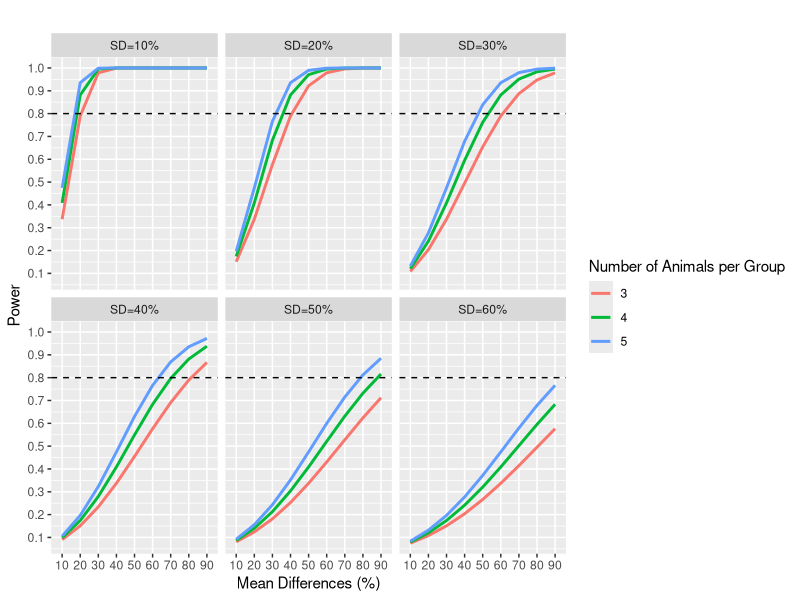
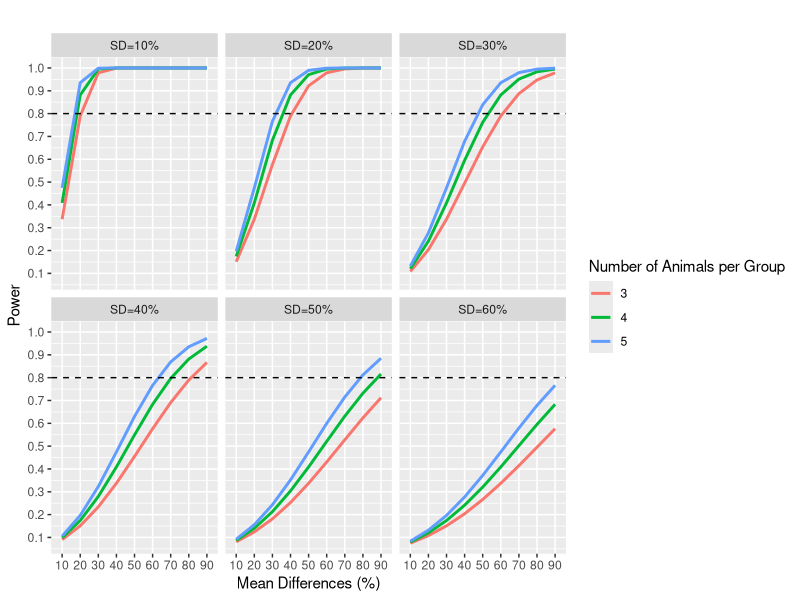

Write R code to recreate these figures, in order.
# Project: Epigenome of radiation induced mouse leukemia
# Protocol: [PROTO201800004](https://eiacuc.rutgers.edu/eIACUC/sd/Rooms/DisplayPages/LayoutInitial?Container=com.webridge.entity.Entity[OID[FCBC8146BFF7334A970ACCD252866C8F]])
# Script: Sample size calculation
# Investigator: Wenji Li
# Author: Davit Sargsyan
# Date: 03/05/2018

# * Describe step-by-step the procedure for administering the substance:
# Mice will be placed in a steel chamber and placed within the small animal irradiator
# Grp1,2,3 (5 mice) will receive 100 cGy whole body radiation harvested on day 1, 7 
# and 10 d respectively total 15 mice
# Grp4,5 and 6 (5 mice) will receive 200 cGy whole body radiation and harvested 
# similarly total 15 mice
# Grp7,8 and 9 (5 mice ) will receive 300 cGy whole body radiation and harvested 
# similarly total 15 mice total 45 mice
# each group will have a control non irradiated group total 45 mice
# each of the above groups will receive tha natural compund and irradiation or 
# no irradiation for another 90 mice grand total 180 mice plus 20 extras for 200 mice

require(data.table)
require(pwr)
require(bit64)
require(ggplot2)

# Power Curves----
std <- seq(10, 60, by = 10)
std
delta <- matrix(rep(seq(10, 90, by = 10),
                    length(std)),
                nrow = length(std),
                byrow = TRUE)
delta
h <- delta/std
h
colnames(h) <- rep(seq(10, 
                       90, 
                       by = 10))
rownames(h) <- paste("SD=", 
                     std,
                     "%",
                     sep = "")
h
n <- seq(3, 5, by = 1)
n

# Aplha = 0.05
res <- list()
for(i in 1:nrow(h)) {
  out <- list()
  for(j in 1:ncol(h)) {
    out[[j]] <- pwr.2p.test(h = h[i, j],
                            n = n,
                            sig.level = 0.05,
                            alternative = "g")$power
  }
  res[[i]] <- data.table(mu = rep(colnames(h), 
                                  each = length(n)),
                         n = rep(n,
                                 ncol(h)), 
                         power = do.call("c", out))
}
dt1 <- data.table(std = rep(rownames(h),
                            each = nrow(res[[1]])),
                  do.call("rbind",
                          res))
dt1$n <- factor(dt1$n)

p1 <- ggplot(dt1) +
  facet_wrap(~ std,
             nrow = 2) +
  geom_line(aes(x = mu,
                y = power,
                group = n,
                colour = n),
            size = 1) + 
  geom_hline(yintercept = 0.8,
             linetype = "dashed") +
  scale_x_discrete("Mean Differences (%)") + 
  scale_y_continuous("Power",
                     breaks = seq(0, 
                                  1, 
                                  by = 0.1)) + 
  ggtitle("") +
  guides(colour = guide_legend(title = "Number of Animals per Group")) +
  theme(plot.title = element_text(hjust = 0.5))
p1
tiff(filename = "figure1_power_wenji.tiff",
     height = 6,
     width = 10,
     units = 'in',
     res = 300,
     compression = "lzw+p")
print(p1)
graphics.off()

t1 <- dcast.data.table(dt1,
                       n + mu ~ std,
                       value.var = "power")
t1
write.csv(t1,
          file = "table1_power_wenji.csv",
          row.names = FALSE)
